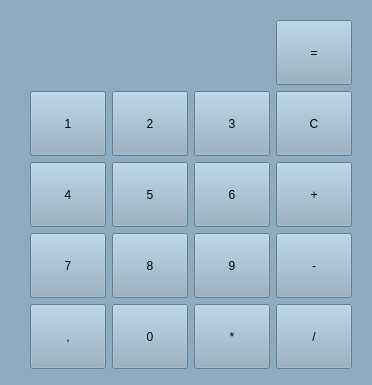
<?xml version="1.0" encoding="UTF-8"?>
<ui version="4.0">
 <class>Form</class>
 <widget class="QWidget" name="Form">
  <property name="geometry">
   <rect>
    <x>0</x>
    <y>0</y>
    <width>372</width>
    <height>385</height>
   </rect>
  </property>
  <property name="windowTitle">
   <string>Form</string>
  </property>
  <property name="styleSheet">
   <string notr="true">background-color: #8FABC0;</string>
  </property>
  <widget class="QWidget" name="gridLayoutWidget">
   <property name="geometry">
    <rect>
     <x>30</x>
     <y>20</y>
     <width>322</width>
     <height>349</height>
    </rect>
   </property>
   <layout class="QGridLayout" name="gridLayout">
    <item row="1" column="0">
     <widget class="QPushButton" name="button_1">
      <property name="sizePolicy">
       <sizepolicy hsizetype="Minimum" vsizetype="Minimum">
        <horstretch>0</horstretch>
        <verstretch>0</verstretch>
       </sizepolicy>
      </property>
      <property name="minimumSize">
       <size>
        <width>60</width>
        <height>60</height>
       </size>
      </property>
      <property name="text">
       <string>1</string>
      </property>
     </widget>
    </item>
    <item row="5" column="1">
     <widget class="QPushButton" name="button_0">
      <property name="sizePolicy">
       <sizepolicy hsizetype="Minimum" vsizetype="Minimum">
        <horstretch>0</horstretch>
        <verstretch>0</verstretch>
       </sizepolicy>
      </property>
      <property name="minimumSize">
       <size>
        <width>60</width>
        <height>60</height>
       </size>
      </property>
      <property name="text">
       <string>0</string>
      </property>
     </widget>
    </item>
    <item row="2" column="0">
     <widget class="QPushButton" name="button_4">
      <property name="sizePolicy">
       <sizepolicy hsizetype="Minimum" vsizetype="Minimum">
        <horstretch>0</horstretch>
        <verstretch>0</verstretch>
       </sizepolicy>
      </property>
      <property name="minimumSize">
       <size>
        <width>60</width>
        <height>60</height>
       </size>
      </property>
      <property name="text">
       <string>4</string>
      </property>
     </widget>
    </item>
    <item row="1" column="1">
     <widget class="QPushButton" name="button_2">
      <property name="sizePolicy">
       <sizepolicy hsizetype="Minimum" vsizetype="Minimum">
        <horstretch>0</horstretch>
        <verstretch>0</verstretch>
       </sizepolicy>
      </property>
      <property name="minimumSize">
       <size>
        <width>60</width>
        <height>60</height>
       </size>
      </property>
      <property name="text">
       <string>2</string>
      </property>
     </widget>
    </item>
    <item row="5" column="0">
     <widget class="QPushButton" name="button_point">
      <property name="sizePolicy">
       <sizepolicy hsizetype="Minimum" vsizetype="Minimum">
        <horstretch>0</horstretch>
        <verstretch>0</verstretch>
       </sizepolicy>
      </property>
      <property name="minimumSize">
       <size>
        <width>60</width>
        <height>60</height>
       </size>
      </property>
      <property name="text">
       <string>,</string>
      </property>
     </widget>
    </item>
    <item row="2" column="1">
     <widget class="QPushButton" name="button_5">
      <property name="sizePolicy">
       <sizepolicy hsizetype="Minimum" vsizetype="Minimum">
        <horstretch>0</horstretch>
        <verstretch>0</verstretch>
       </sizepolicy>
      </property>
      <property name="minimumSize">
       <size>
        <width>60</width>
        <height>60</height>
       </size>
      </property>
      <property name="text">
       <string>5</string>
      </property>
     </widget>
    </item>
    <item row="1" column="2">
     <widget class="QPushButton" name="button_3">
      <property name="sizePolicy">
       <sizepolicy hsizetype="Minimum" vsizetype="Minimum">
        <horstretch>0</horstretch>
        <verstretch>0</verstretch>
       </sizepolicy>
      </property>
      <property name="minimumSize">
       <size>
        <width>60</width>
        <height>60</height>
       </size>
      </property>
      <property name="text">
       <string>3</string>
      </property>
     </widget>
    </item>
    <item row="5" column="2">
     <widget class="QPushButton" name="button_multiply">
      <property name="sizePolicy">
       <sizepolicy hsizetype="Minimum" vsizetype="Minimum">
        <horstretch>0</horstretch>
        <verstretch>0</verstretch>
       </sizepolicy>
      </property>
      <property name="minimumSize">
       <size>
        <width>60</width>
        <height>60</height>
       </size>
      </property>
      <property name="text">
       <string>*</string>
      </property>
     </widget>
    </item>
    <item row="2" column="2">
     <widget class="QPushButton" name="button_6">
      <property name="sizePolicy">
       <sizepolicy hsizetype="Minimum" vsizetype="Minimum">
        <horstretch>0</horstretch>
        <verstretch>0</verstretch>
       </sizepolicy>
      </property>
      <property name="minimumSize">
       <size>
        <width>60</width>
        <height>60</height>
       </size>
      </property>
      <property name="text">
       <string>6</string>
      </property>
     </widget>
    </item>
    <item row="3" column="0">
     <widget class="QPushButton" name="button_7">
      <property name="sizePolicy">
       <sizepolicy hsizetype="Minimum" vsizetype="Minimum">
        <horstretch>0</horstretch>
        <verstretch>0</verstretch>
       </sizepolicy>
      </property>
      <property name="minimumSize">
       <size>
        <width>60</width>
        <height>60</height>
       </size>
      </property>
      <property name="text">
       <string>7</string>
      </property>
     </widget>
    </item>
    <item row="3" column="1">
     <widget class="QPushButton" name="button_8">
      <property name="sizePolicy">
       <sizepolicy hsizetype="Minimum" vsizetype="Minimum">
        <horstretch>0</horstretch>
        <verstretch>0</verstretch>
       </sizepolicy>
      </property>
      <property name="minimumSize">
       <size>
        <width>60</width>
        <height>60</height>
       </size>
      </property>
      <property name="text">
       <string>8</string>
      </property>
     </widget>
    </item>
    <item row="3" column="2">
     <widget class="QPushButton" name="button_9">
      <property name="sizePolicy">
       <sizepolicy hsizetype="Minimum" vsizetype="Minimum">
        <horstretch>0</horstretch>
        <verstretch>0</verstretch>
       </sizepolicy>
      </property>
      <property name="minimumSize">
       <size>
        <width>60</width>
        <height>60</height>
       </size>
      </property>
      <property name="text">
       <string>9</string>
      </property>
     </widget>
    </item>
    <item row="2" column="3">
     <widget class="QPushButton" name="button_sum">
      <property name="sizePolicy">
       <sizepolicy hsizetype="Minimum" vsizetype="Minimum">
        <horstretch>0</horstretch>
        <verstretch>0</verstretch>
       </sizepolicy>
      </property>
      <property name="minimumSize">
       <size>
        <width>60</width>
        <height>60</height>
       </size>
      </property>
      <property name="text">
       <string>+</string>
      </property>
     </widget>
    </item>
    <item row="3" column="3">
     <widget class="QPushButton" name="button_subtract">
      <property name="sizePolicy">
       <sizepolicy hsizetype="Minimum" vsizetype="Minimum">
        <horstretch>0</horstretch>
        <verstretch>0</verstretch>
       </sizepolicy>
      </property>
      <property name="minimumSize">
       <size>
        <width>60</width>
        <height>60</height>
       </size>
      </property>
      <property name="text">
       <string>-</string>
      </property>
     </widget>
    </item>
    <item row="1" column="3">
     <widget class="QPushButton" name="button_clear">
      <property name="sizePolicy">
       <sizepolicy hsizetype="Minimum" vsizetype="Minimum">
        <horstretch>0</horstretch>
        <verstretch>0</verstretch>
       </sizepolicy>
      </property>
      <property name="minimumSize">
       <size>
        <width>60</width>
        <height>60</height>
       </size>
      </property>
      <property name="text">
       <string>C</string>
      </property>
     </widget>
    </item>
    <item row="5" column="3">
     <widget class="QPushButton" name="button_divide">
      <property name="sizePolicy">
       <sizepolicy hsizetype="Minimum" vsizetype="Minimum">
        <horstretch>0</horstretch>
        <verstretch>0</verstretch>
       </sizepolicy>
      </property>
      <property name="minimumSize">
       <size>
        <width>60</width>
        <height>60</height>
       </size>
      </property>
      <property name="text">
       <string>/</string>
      </property>
     </widget>
    </item>
    <item row="0" column="0" colspan="3">
     <widget class="QLabel" name="result_label">
      <property name="font">
       <font>
        <pointsize>12</pointsize>
       </font>
      </property>
      <property name="text">
       <string/>
      </property>
      <property name="alignment">
       <set>Qt::AlignRight|Qt::AlignTrailing|Qt::AlignVCenter</set>
      </property>
     </widget>
    </item>
    <item row="0" column="3">
     <widget class="QPushButton" name="button_equal">
      <property name="sizePolicy">
       <sizepolicy hsizetype="Minimum" vsizetype="Minimum">
        <horstretch>0</horstretch>
        <verstretch>0</verstretch>
       </sizepolicy>
      </property>
      <property name="minimumSize">
       <size>
        <width>60</width>
        <height>60</height>
       </size>
      </property>
      <property name="text">
       <string>=</string>
      </property>
     </widget>
    </item>
   </layout>
  </widget>
 </widget>
 <resources/>
 <connections/>
</ui>
